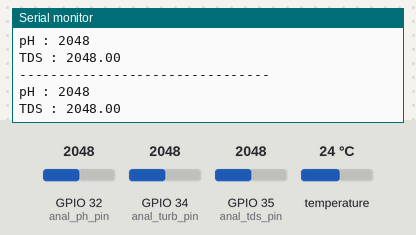
The sketch below on a simulated ESP32. On the bench: the last lines printed to the serial monitor. The inputs (shaded band) are chosen by the test bench; at power-on: GPIO 32 (anal_ph_pin) = 2048, GPIO 35 (anal_tds_pin) = 2048, GPIO 34 (anal_turb_pin) = 2048, temperature 24 °C. WiFi joins after 1.5 s; servers stay silent unless stated; web services answer with replies made up by the test bench.

Above: at 3.4 s.
3.5 s: GPIO 32 (anal_ph_pin) set to 2866
At 4.1 s:
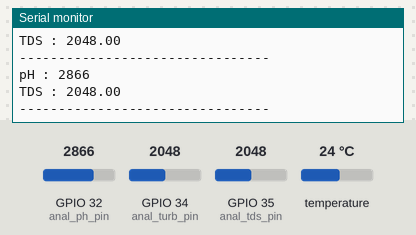
5.0 s: GPIO 35 (anal_tds_pin) set to 2866
At 5.8 s:
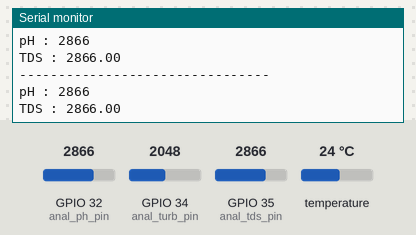
6.5 s: GPIO 32 (anal_ph_pin) set to 3972
Timing chart, 0 to 6.5 s (numbered marks = the images above; inputs shaded):
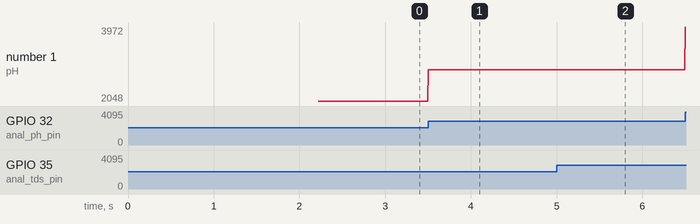

Measured:
- after the input at 3.5 s, the serial monitor: prints a new line at once (image 1)
- after the input at 5.0 s, the serial monitor: prints a new line at once (image 2)
- plotted number 1: 2048 → 2866 after the input at 3.5 s, 2866 → 3972 after the input at 6.5 s

The sketch:

main.ino
```cpp
#include <WiFi.h>
#include <HTTPClient.h>
#include <ArduinoJson.h>
#include <OneWire.h>
#include <DallasTemperature.h>
#define ONE_WIRE_BUS 16 //กำหนดขาที่จะเชื่อมต่อ Sensor temperature
OneWire oneWire(ONE_WIRE_BUS);
DallasTemperature sensors(&oneWire);


const char* ssid = "Ok";
const char* password = "q12345678";
const char* lineNotifyToken = "KZecLnf7ynRDLOzm3LfmJpqrojC5SjxbO8R7SIelYUX";

#define VREF 1 // analog reference voltage(Volt) of the ADC
#define anal_ph_pin 32
#define anal_tds_pin 35
#define anal_turb_pin 34

unsigned long previousMillis = 0;
const long interval = 10000;    // 10 000 millissec = 10sec

long ph_value;
float phAvg;
float tdsValue, tdsAvg;
float turb;
float turb_avg = 0;

float pH_send;
float temp_send;
float tds_send;
float turb_send;

void sendLineNotification(const char* message);
void Read_Every_Analog();
void Read_ph_temp();
void Read_tds();
void Read_turb();

void setup() {
   Serial.begin(115200);
   sensors.begin();
   WiFi.begin(ssid, password);
    while (WiFi.status() != WL_CONNECTED) {
      delay(1000);
      Serial.println("Connecting to WiFi...");
    }
    Serial.println("Connected to WiFi");

     //Send Line notification
    sendLineNotification("Hello from ESP32!");
}

void loop() {
  unsigned long currentMillis = millis();
  Read_Every_Analog();
  // Check if 10 seconds have passed
  if (currentMillis - previousMillis >= interval) {
    // Save the current time
    previousMillis = currentMillis;

    // Read all sensor values
    Read_ph_temp();
    Read_turb();
    Read_tds();

    // Prepare a message with all sensor values
    String message = "\npH: " + String(pH_send) + "\n" +
                 "Temperature: " + String(temp_send) + " *C"+"\n" +
                 "TDS: " + String(tds_send) + " ppm"+"\n" +
                 "Turbidity: " + String(turb_send);

    // Send Line Notification with the message
    sendLineNotification(message.c_str());
  }
}

////////// function below here  //////////

void sendLineNotification(const char* message) {
  HTTPClient http;

  // Line Notify API endpoint
  String url = "https://notify-api.line.me/api/notify";

  // Set up the HTTP request headers
  http.begin(url.c_str());
  http.addHeader("Content-Type", "application/x-www-form-urlencoded");
  http.addHeader("Authorization", "Bearer " + String(lineNotifyToken));

  // Prepare the data to be sent
  String postData = "message=" + String(message);

  // Send the HTTP POST request
  int httpResponseCode = http.POST(postData);

  // Check for errors
  if (httpResponseCode > 0) {
    Serial.print("Line Notification sent successfully. Response code: ");
    Serial.println(httpResponseCode);
  } else {
    Serial.print("Error sending Line Notification. HTTP Response code: ");
    Serial.println(httpResponseCode);
  }

  // Close the connection
  http.end();
}

void Read_tds(){
  float temperature = 25;
  tdsValue =0;
  tdsAvg = 0;
  float tdsVoltage =0;

  for (int i = 0; i < 30; i++) {
    tdsValue += analogRead(anal_tds_pin);
    delay(10);
  }
  tdsAvg = tdsValue / 30;
  tdsAvg = map(tdsAvg, 0, 4096, 0, 1023);

  tdsVoltage =tdsAvg * ( 3.0/ 1023.0); // convert sensor reading into millivolt

  float compensationCoefficient = 1.0 + 0.02 * (temperature - 25.0); //temperature compensation formula: fFinalResult(25^C) = fFinalResult(current)/(1.0+0.02*(fTP-25.0));
  float compensationVolatge = tdsVoltage / compensationCoefficient; //temperature compensation
  tdsValue = (133.42 * compensationVolatge * compensationVolatge * compensationVolatge - 255.86 * compensationVolatge * compensationVolatge + 857.39 * compensationVolatge) * 0.5; //convert voltage value to tds value

  tds_send = tdsValue;
  Serial.print("TDS Value:");
  Serial.print(tdsValue, 0);
  Serial.println("ppm");
}

void Read_ph_temp(){
  ph_value = 0;
  phAvg = 0;
  float C = 23.85; // Constant of straight line (Y = mx + C)
  float m = -6.80; // Slope of straight line (Y = mx + C)

  // taking 10 samples and adding with 10 milliseconds delay
  for (int i = 0; i < 10; i++) {
    ph_value += analogRead(anal_ph_pin);
    delay(10);
  }

  phAvg = ph_value / 10;
  //phAvg = map(phAvg, 0, 4096, 0, 1023);

  float phVoltage = phAvg * ( 3.3/ 4096.0); // convert sensor reading into millivolt
  float pHValue = phVoltage * m + C;
  pH_send = pHValue;
  temp_send = sensors.getTempCByIndex(0);

  Serial.print("phVoltage = ");
  Serial.print(phVoltage);
  Serial.print(" ");
  Serial.print("pH=");
  Serial.println(pHValue);

  sensors.requestTemperatures(); //อ่านข้อมูลจาก library
  Serial.print("Temperature is: ");
  Serial.print(sensors.getTempCByIndex(0)); // แสดงค่า อูณหภูมิ
  Serial.println(" *C");
  Serial.println("");

}

void Read_turb(){
  turb_avg = 0;
  for(int i = 0; i < 500 ; i++){
    turb = analogRead(34);
    turb_avg += turb;
  }
  turb_avg = turb_avg / 500;
  turb_avg = map(turb_avg, 0, 15, 0, 10);
  Serial.println("Turbdt : " + String(turb_avg));
  turb_send = turb;
}

void Read_Every_Analog(){
  ph_value = analogRead(anal_ph_pin);
  //temp1 = analogRead(anal_t1_pin);
  //temp2 = analogRead(anal_t2_pin);
  tdsValue = analogRead(anal_tds_pin);
  //turb = analogRead(anal_turb_pin);

  Serial.println("pH : " + String(ph_value));
  //Serial.println("Temp1 : " + String(temp1));
  //Serial.println("Temp2 : " + String(temp2));
  Serial.println("TDS : " + String(tdsValue));
  //Serial.println("Turbdt : " + String(turb));
  Serial.println("--------------------------------");
}
```
